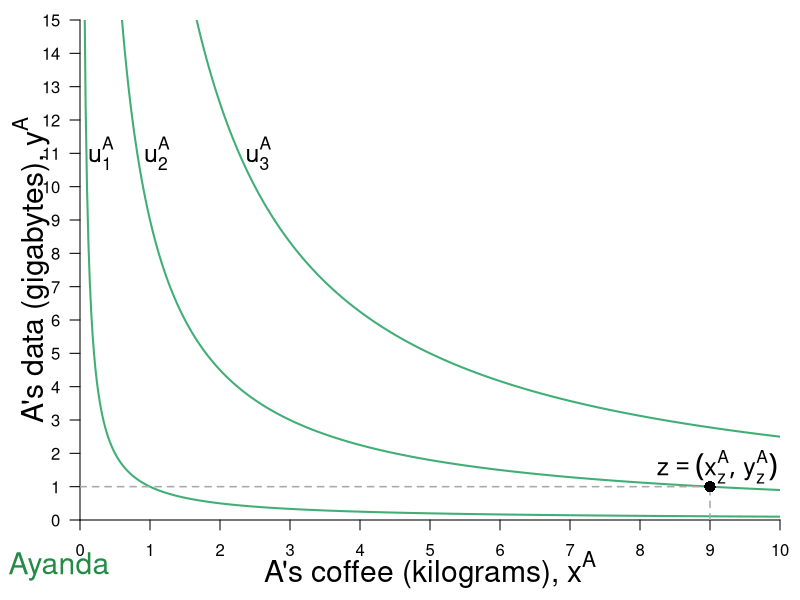

Recreate this plot in R.
require(shape)
#pdf(file = "property_fig1aSTEP1.pdf", width = 9, height = 7)
#pdf(file = "property_fig1aSTEP2.pdf", width = 9, height = 7)
pdf(file = "property/property_fig1a.pdf", width = 9, height = 7)

#Set parameters for graphics
axislabelsize <- 1.8
annotatesize <- 1.5
labelsize <- 1.5
graphlinewidth <- 2
segmentlinewidth <- 1.5
namesize <- 1.8

COLA <- c("#99d8c9","#66c2a4","#41ae76", "#238b45", "#005824")
COLB <- c("#4eb3d3", "#2b8cbe", "#0868ac","#084081")

uA <- function(x, y, alpha = 0.5, lambda = 0) {
  (x^(alpha)*y^(1 - alpha))^(1-lambda)*((10 - x)^(alpha)*(15 - y)^(1 - alpha))^lambda
}

indiffcurveA1 <- function(x, U = 3, A = 1, a = 0.5) {
  ((((U-2)/A)*(1/x)^a)^(1/(1-a)))
}

indiffcurveA2 <- function(x, U = 3, A = 1, a = 0.5) {
  (((U/A)*(1/x)^a)^(1/(1-a)))
}

indiffcurveA3 <- function(x, U = 3, A = 1, a = 0.5) {
  ((((U+2)/A)*(1/x)^a)^(1/(1-a)))
}

#Aisha happens to have found 8 coffee and 2 data, 
#and Betty happens to have found 2 coffee and 13 data. 
#Aisha's utility (8^0.5)*(2^0.5) = 4
#Betty's utility (2^0.5)*(13^0.5) = 5.09

#COL <- c("#1B9E77", "#D95F02", "#7570B3", "#E7298A", "#66A61E", "#E6AB02", "#A6761D", "#666666")
#COL <- c("#7fc97f", "#beaed4", "#fdc086", "#ffff99")
#COL <- c("#99d8c9","#66c2a4","#41ae76", "#238b45", "#005824")
par(mar =  c(4, 4, 1, 1))
xlims <- c(0, 10)
ylims <- c(0, 15)



plot(0, 0, xlim = xlims, ylim = ylims, type = "n",
     xlab = "",
     ylab = "",
     xaxt = "n", 
     yaxt = "n", 
     cex.lab = axislabelsize, 
     bty = "n",
     xaxs="i", 
     yaxs="i")

#mtext(expression(paste("A's coffee (kilograms), ", x^A)), side=1, line = 2.5, cex = axislabelsize)
text(0.5*xlims[2], -1.5, expression(paste("A's coffee (kilograms), ", x^A)), xpd = TRUE, cex = axislabelsize) 
text(-0.7, 0.5*ylims[2], expression(paste("A's data (gigabytes), ", y^A)), xpd = TRUE, cex = axislabelsize, srt = 90) 


npts <- 500 
npts2 <- 501
#Specify the sequences of points for graphing. 
xx1 <- seq(xlims[1], xlims[2], length.out = npts)
#xx2 <- seq(xlims[1], xlims[2], length.out = npts)
#xx3 <- seq(xlims[1], xlims[2], length.out = npts2)
#xx4 <- seq(xlims[1], 10, length.out = npts2)

#Draw the lines for the graphs
lines(xx1, indiffcurveA1(xx1), col = COLA[3], lwd = graphlinewidth)
lines(xx1, indiffcurveA2(xx1), col = COLA[3], lwd = graphlinewidth)
lines(xx1, indiffcurveA3(xx1), col = COLA[3], lwd = graphlinewidth)
#lines(xx2, solowCondition(xx2, delta = 5), col = COL[3], lwd = 4)
#lines(xx2, solowInfeas(xx2, delta = 5), col = COL[1], lwd = 4, lty = 2)

#Customize ticks and labels for the plot
ticksy <- seq(from = 0, to = 15, by = 1)
ylabels <- seq(from = 0, to = 15, by = 1)
ticksx <- seq(from = 0, to = 10, by = 1)
xlabels <- seq(from = 0, to = 10, by = 1)
axis(1, at = ticksx, pos = 0, labels = xlabels)
axis(2, at = ticksy, pos = 0, labels = ylabels, las = 1)

#Annotation of the three graphs and the NE
text(0.3, 11, expression(u[1]^A), cex = annotatesize)
text(1.1, 11, expression(u[2]^A), cex = annotatesize)
text(2.55, 11, expression(u[3]^A), cex = annotatesize)
#text(16, 0.52, expression(paste("Nash Equilibrium")))

#Line to label B's endowment
segments(0, 1, 9, 1, lty = 2, col = "darkgray", lwd = segmentlinewidth)
segments(9, 0, 9, 1, lty = 2, col = "darkgray", lwd = segmentlinewidth)

#Add a point for Aisha's endowment
points(9, 1, pch = 16, col = "black", cex = 1.5)

#Annotating line of 100% quality
text(9.1, 1.6, expression(z == (list(x[z]^A, y[z]^A))), cex = annotatesize)

text(-0.3, -1.4, expression("Ayanda"), xpd = TRUE, cex = namesize, col = COLA[4])
#text(10.4, 16.4, expression("Bongani"), xpd = TRUE, cex = namesize, col = COLB[4])

#Arrow to Slope of BRF
#Arrows(14.2, 0.12, 12.2, 0.12, col = "black", lty = 1, lwd = 2, arr.type = "triangle")
#text(16.8, 0.12, expression(paste("Slope = ", q[p])))

#Arrow to Slope of isoprofit
#Arrows(13, 0.80, 15, 0.80, col = "black", lty = 1, lwd = 2, arr.type = "triangle")
#text(10.2, 0.80, expression(paste("Slope = ", frac(q, p))))

dev.off()
